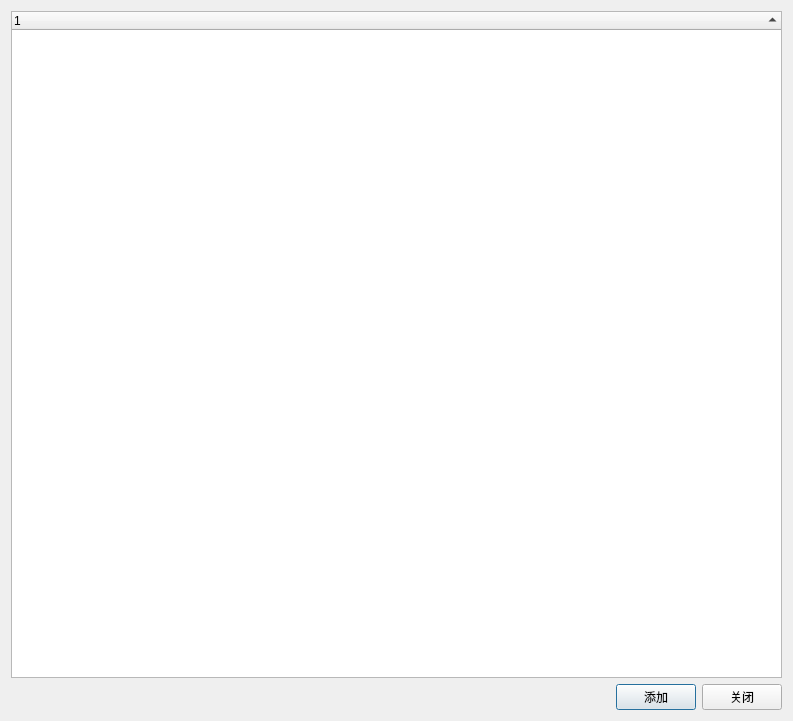
<?xml version="1.0" encoding="UTF-8"?>
<ui version="4.0">
 <class>Dialog</class>
 <widget class="QDialog" name="Dialog">
  <property name="geometry">
   <rect>
    <x>0</x>
    <y>0</y>
    <width>793</width>
    <height>721</height>
   </rect>
  </property>
  <property name="windowTitle">
   <string>重载方法</string>
  </property>
  <layout class="QVBoxLayout" name="verticalLayout">
   <item>
    <widget class="QTreeWidget" name="treeWidget">
     <property name="sortingEnabled">
      <bool>true</bool>
     </property>
     <column>
      <property name="text">
       <string notr="true">1</string>
      </property>
     </column>
    </widget>
   </item>
   <item>
    <layout class="QHBoxLayout" name="horizontalLayout" stretch="1,0,0">
     <item>
      <widget class="QWidget" name="widget" native="true"/>
     </item>
     <item>
      <widget class="QPushButton" name="btnAdd">
       <property name="text">
        <string>添加</string>
       </property>
      </widget>
     </item>
     <item>
      <widget class="QPushButton" name="btnClose">
       <property name="text">
        <string>关闭</string>
       </property>
      </widget>
     </item>
    </layout>
   </item>
  </layout>
 </widget>
 <resources/>
 <connections/>
</ui>
